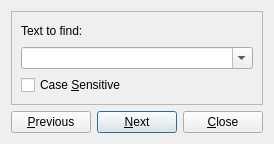
<ui version="4.0" >
 <class>findTextDialog</class>
 <widget class="QDialog" name="findTextDialog" >
  <property name="geometry" >
   <rect>
    <x>0</x>
    <y>0</y>
    <width>227</width>
    <height>141</height>
   </rect>
  </property>
  <property name="windowTitle" >
   <string>Find Text</string>
  </property>
  <layout class="QVBoxLayout" name="verticalLayout" >
   <item>
    <widget class="QFrame" name="findFrame" >
     <property name="frameShape" >
      <enum>QFrame::StyledPanel</enum>
     </property>
     <property name="frameShadow" >
      <enum>QFrame::Raised</enum>
     </property>
     <layout class="QVBoxLayout" name="verticalLayout_2" >
      <item>
       <spacer name="verticalSpacer" >
        <property name="orientation" >
         <enum>Qt::Vertical</enum>
        </property>
        <property name="sizeHint" stdset="0" >
         <size>
          <width>20</width>
          <height>40</height>
         </size>
        </property>
       </spacer>
      </item>
      <item>
       <layout class="QHBoxLayout" name="horizontalLayout_3" >
        <item>
         <widget class="QLabel" name="textLabel_2" >
          <property name="text" >
           <string>Text to find:</string>
          </property>
         </widget>
        </item>
        <item>
         <spacer name="horizontalSpacer" >
          <property name="orientation" >
           <enum>Qt::Horizontal</enum>
          </property>
          <property name="sizeHint" stdset="0" >
           <size>
            <width>40</width>
            <height>20</height>
           </size>
          </property>
         </spacer>
        </item>
       </layout>
      </item>
      <item>
       <widget class="QComboBox" name="findTextComboBox" >
        <property name="toolTip" >
         <string>The text you want to search for</string>
        </property>
        <property name="editable" >
         <bool>true</bool>
        </property>
       </widget>
      </item>
      <item>
       <widget class="QCheckBox" name="caseBox" >
        <property name="toolTip" >
         <string>Seach with case sensitivity</string>
        </property>
        <property name="text" >
         <string>Case &amp;Sensitive</string>
        </property>
       </widget>
      </item>
      <item>
       <spacer name="verticalSpacer_2" >
        <property name="orientation" >
         <enum>Qt::Vertical</enum>
        </property>
        <property name="sizeHint" stdset="0" >
         <size>
          <width>20</width>
          <height>40</height>
         </size>
        </property>
       </spacer>
      </item>
     </layout>
    </widget>
   </item>
   <item>
    <layout class="QHBoxLayout" name="horizontalLayout_6" >
     <item>
      <spacer name="horizontalSpacer_6" >
       <property name="orientation" >
        <enum>Qt::Horizontal</enum>
       </property>
       <property name="sizeHint" stdset="0" >
        <size>
         <width>40</width>
         <height>20</height>
        </size>
       </property>
      </spacer>
     </item>
     <item>
      <widget class="QPushButton" name="previousButton" >
       <property name="toolTip" >
        <string>Find the previous location of the text</string>
       </property>
       <property name="text" >
        <string>&amp;Previous</string>
       </property>
      </widget>
     </item>
     <item>
      <widget class="QPushButton" name="nextButton" >
       <property name="toolTip" >
        <string>Find the next location of the text</string>
       </property>
       <property name="text" >
        <string>&amp;Next</string>
       </property>
       <property name="default" >
        <bool>true</bool>
       </property>
      </widget>
     </item>
     <item>
      <widget class="QPushButton" name="closeButton" >
       <property name="toolTip" >
        <string>Close the dialog</string>
       </property>
       <property name="text" >
        <string>&amp;Close</string>
       </property>
      </widget>
     </item>
    </layout>
   </item>
  </layout>
 </widget>
 <resources/>
 <connections>
  <connection>
   <sender>closeButton</sender>
   <signal>clicked()</signal>
   <receiver>findTextDialog</receiver>
   <slot>reject()</slot>
   <hints>
    <hint type="sourcelabel" >
     <x>200</x>
     <y>124</y>
    </hint>
    <hint type="destinationlabel" >
     <x>224</x>
     <y>106</y>
    </hint>
   </hints>
  </connection>
 </connections>
</ui>
